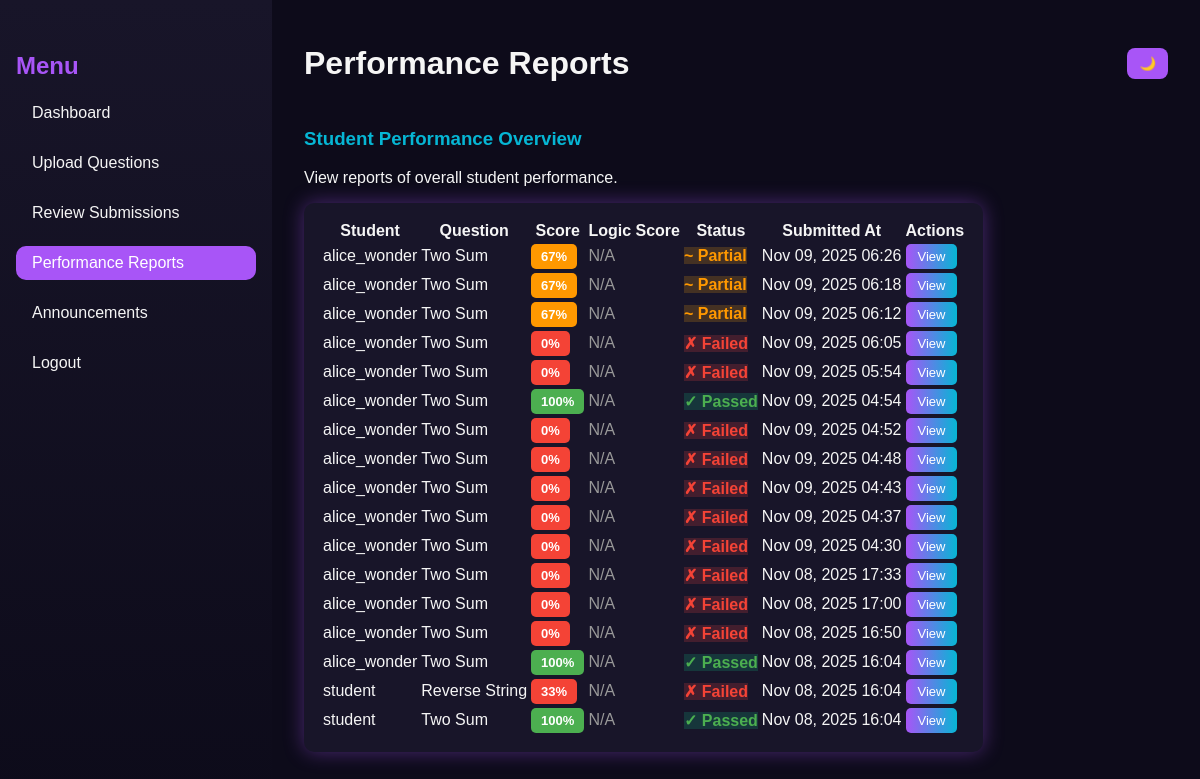
Before: /faculty/performance-reports/ (signed in) with the older database file.
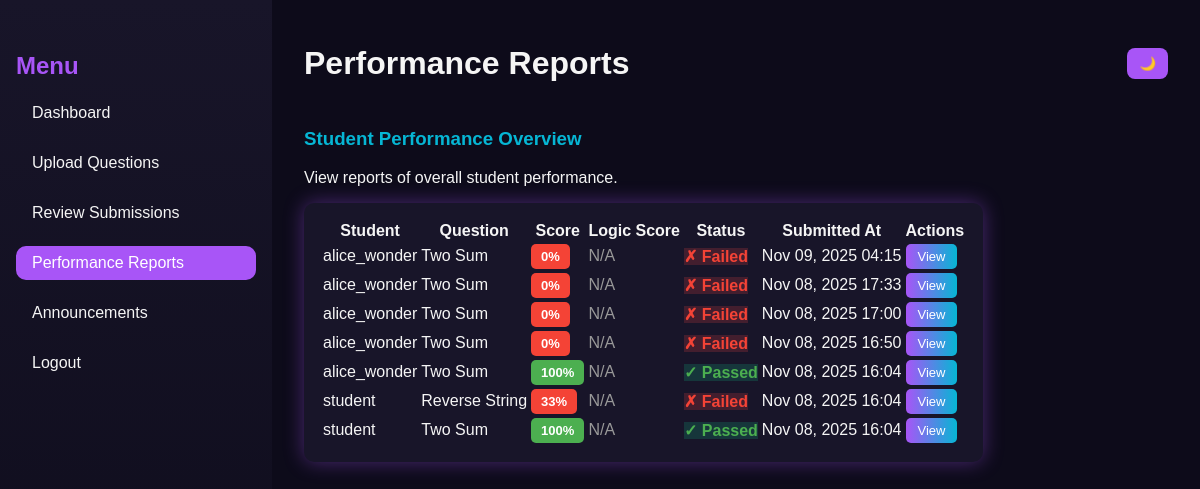
After: the same page with the newer database file.
### core/models.py (models this page shows, shortened)
class Submission(models.Model):
    student = models.ForeignKey(Student, on_delete=models.CASCADE)
    question = models.ForeignKey(Question, on_delete=models.CASCADE)
    code = models.TextField()
    language = models.CharField(max_length=20)
    result = models.JSONField(null=True, blank=True)  # store output, correctness, AI feedback
    score = models.FloatField(default=0)
    submitted_at = models.DateTimeField(auto_now_add=True)

class Student(models.Model):
    user = models.OneToOneField(User, on_delete=models.CASCADE)
    faculty = models.ForeignKey(Faculty, on_delete=models.SET_NULL, null=True, blank=True)
    group = models.CharField(max_length=100, blank=True, null=True)

class Question(models.Model):
    faculty = models.ForeignKey(Faculty, on_delete=models.CASCADE, related_name='questions')
    title = models.CharField(max_length=255)
    description = models.TextField()
    difficulty = models.CharField(
        max_length=20,
        choices=[('Easy', 'Easy'), ('Medium', 'Medium'), ('Hard', 'Hard')],
        default='Easy'
    )
    marks = models.IntegerField(default=0)
    created_at = models.DateTimeField(auto_now_add=True)
    example_input = models.TextField(blank=True)
    example_output = models.TextField(blank=True)
    constraints = models.TextField(blank=True)

### core/views.py (the view)
# urls.py: path('faculty/performance-reports/', views.performance_reports, name='performance_reports'),
@login_required
def performance_reports(request):
    submissions = Submission.objects.select_related('student__user', 'question').order_by('-submitted_at')
    return render(request, 'core/performance_reports.html', {"submissions": submissions})

### core/templates/core/performance_reports.html (shortened to what this page needs)
{% load static %}
<!DOCTYPE html>
<html lang="en">
<head>
  <link rel="stylesheet" href="{% static 'dynamic/CSS/faculty_dashboard.css' %}" />
</head>
<body>
  <div class="dashboard">
    <aside class="sidebar">
      <h2 class="menu-title">Menu</h2>
      <ul>
        <li><a href="{% url 'faculty_dashboard' %}">Dashboard</a></li>
        <li><a href="{% url 'upload_question' %}">Upload Questions</a></li>
        <li><a href="{% url 'review_submissions' %}">Review Submissions</a></li>
        <li><a href="{% url 'performance_reports' %}" class="active">Performance Reports</a></li>
        <li><a href="{% url 'faculty_announcements' %}">Announcements</a></li>
        <li><a href="{% url 'logout' %}">Logout</a></li>
      </ul>
    </aside>
    <main class="main-content">
      <header class="topbar">
        <h1>Performance Reports</h1>
        <div class="theme-toggle">
          <button id="themeToggle">🌙</button>
        </div>
      </header>
      <section class="overview">
        <h3>Student Performance Overview</h3>
        <p>View reports of overall student performance.</p>
        <table class="performance-table">
          <thead>
            <tr>
              <th>Student</th>
              <th>Question</th>
              <th>Score</th>
              <th>Logic Score</th>
              <th>Status</th>
              <th>Submitted At</th>
              <th>Actions</th>
            </tr>
          </thead>
          <tbody>
            {% for submission in submissions %}
              <tr>
                <td>{{ submission.student.user.username }}</td>
                <td>{{ submission.question.title }}</td>
                <td>
                  <span class="score-badge {% if submission.score >= 70 %}score-high{% elif submission.score >= 40 %}score-medium{% else %}score-low{% endif %}">
                    {{ submission.score|floatformat:0 }}%
                  </span>
                </td>
                <td>
                  {% if submission.result.logic_score is not None %}
                    <span class="logic-badge">{{ submission.result.logic_score }}/10</span>
                  {% else %}
                    <span style="color: #999;">N/A</span>
                  {% endif %}
                </td>
                <td>
                  {% if submission.score == 100 %}
                    <span class="status-passed">✓ Passed</span>
                  {% elif submission.score >= 50 %}
                    <span class="status-partial">~ Partial</span>
                  {% else %}
                    <span class="status-failed">✗ Failed</span>
                  {% endif %}
                </td>
                <td>{{ submission.submitted_at|date:"M d, Y H:i" }}</td>
                <td>
                  <button class="view-btn" onclick="showDetails({{ submission.id }})">View</button>
                </td>
              </tr>
            {% empty %}
              <tr>
                <td colspan="7">No submissions yet.</td>
              </tr>
            {% endfor %}
          </tbody>
        </table>
      </section>
    </main>
  </div>
</body>
</html>

### core/static/dynamic/CSS/faculty_dashboard.css (style rules this page uses)
:root { --bg-dark: #0d0b1a; --bg-light: #f4f4f8; --text-dark: #f5f5f5; --text-light: #222; --accent1: #a855f7; --accent2: #06b6d4; --card-dark: #181529; --card-light: #ffffff; --shadow-glow: 0 0 20px rgba(168, 85, 247, 0.4); }
body { font-family: "Poppins", sans-serif; margin: 0; background-color: var(--bg-dark); color: var(--text-dark); transition: background 0.4s, color 0.4s; }
.dashboard { display: flex; height: 100vh; }
.sidebar { width: 240px; background: linear-gradient(180deg, #181529, #0d0b1a); padding: 2rem 1rem; box-shadow: var(--shadow-glow); }
.sidebar .menu-title { color: var(--accent1); font-weight: 700; font-size: 1.5rem; margin-bottom: 1rem; }
.sidebar ul { list-style: none; padding: 0; }
.sidebar ul li { margin: 1rem 0; }
.sidebar ul li a { color: var(--text-dark); text-decoration: none; font-size: 1rem; display: block; padding: 0.5rem 1rem; border-radius: 10px; transition: background 0.3s; }
.sidebar ul li a:hover, .sidebar ul li a.active { background: var(--accent1); color: #fff; }
.main-content { flex: 1; background: var(--bg-dark); color: var(--text-dark); padding: 1.5rem 2rem; overflow-y: auto; transition: background 0.4s, color 0.4s; }
.topbar { display: flex; justify-content: space-between; align-items: center; }
.theme-toggle button { background: var(--accent1); border: none; padding: 8px 12px; border-radius: 8px; color: white; cursor: pointer; transition: 0.3s; }
.overview h3 { color: var(--accent2); margin-top: 1.5rem; }
.upload-form, .overview table { background: var(--card-dark); padding: 1rem; border-radius: 10px; box-shadow: var(--shadow-glow); margin-top: 1rem; }
.score-badge { padding: 4px 12px; border-radius: 6px; font-weight: 700; font-size: 0.9rem; }
.score-high { background: linear-gradient(135deg, #10b981, #34d399); color: white; }
.score-low { background: linear-gradient(135deg, #ef4444, #f87171); color: white; }
.status-passed { background: rgba(16, 185, 129, 0.2); color: #10b981; }
.status-failed { background: rgba(239, 68, 68, 0.2); color: #ef4444; }

### core/templates/core/performance_reports.html (style rules this page uses)
.score-badge { padding: 5px 10px; border-radius: 5px; font-weight: 600; font-size: 13px; }
.score-high { background: #4caf50; color: white; }
.score-low { background: #f44336; color: white; }
.status-passed { color: #4caf50; font-weight: 600; }
.status-failed { color: #f44336; font-weight: 600; }
.view-btn { background: linear-gradient(90deg, #a855f7, #06b6d4); color: white; border: none; padding: 5px 12px; border-radius: 5px; cursor: pointer; font-size: 13px; }

Changed rows visible on the page:
removed Submission: student.user.username "alice_wonder", question "Two Sum", score "67", shows "N/A", shows "~ Partial", submitted_at "Nov 09, 2025 06:26"
removed Submission: student.user.username "alice_wonder", question "Two Sum", score "67", shows "N/A", shows "~ Partial", submitted_at "Nov 09, 2025 06:18"
removed Submission: student.user.username "alice_wonder", question "Two Sum", score "67", shows "N/A", shows "~ Partial", submitted_at "Nov 09, 2025 06:12"
removed Submission: student.user.username "alice_wonder", question "Two Sum", score "0", shows "N/A", shows "✗ Failed", submitted_at "Nov 09, 2025 06:05"
removed Submission: student.user.username "alice_wonder", question "Two Sum", score "0", shows "N/A", shows "✗ Failed", submitted_at "Nov 09, 2025 05:54"
removed Submission: student.user.username "alice_wonder", question "Two Sum", score "100", shows "N/A", shows "✓ Passed", submitted_at "Nov 09, 2025 04:54"
removed Submission: student.user.username "alice_wonder", question "Two Sum", score "0", shows "N/A", shows "✗ Failed", submitted_at "Nov 09, 2025 04:52"
removed Submission: student.user.username "alice_wonder", question "Two Sum", score "0", shows "N/A", shows "✗ Failed", submitted_at "Nov 09, 2025 04:48"
removed Submission: student.user.username "alice_wonder", question "Two Sum", score "0", shows "N/A", shows "✗ Failed", submitted_at "Nov 09, 2025 04:43"
removed Submission: student.user.username "alice_wonder", question "Two Sum", score "0", shows "N/A", shows "✗ Failed", submitted_at "Nov 09, 2025 04:37"
changed Submission: submitted_at "Nov 09, 2025 04:30" → "Nov 09, 2025 04:15"
